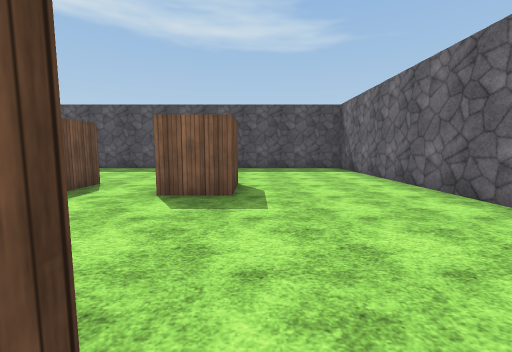
View 1 (above)

21 first-person views from a walk through a 3-D level made in the Unity game engine. The camera is 1.5 m above the floor, tilts 6° down and sees 90° across. The floor is counted in squares, 2 m on a side. Each view is taken from the middle of a square. On the plan, view 1 faces up. The plan holds only what a view shows up to about 9 squares ahead; the rest is blank. The terrain is drawn as flat ground. The player character is not drawn. Surface patterns are stand-ins for the level's own textures.

View 2
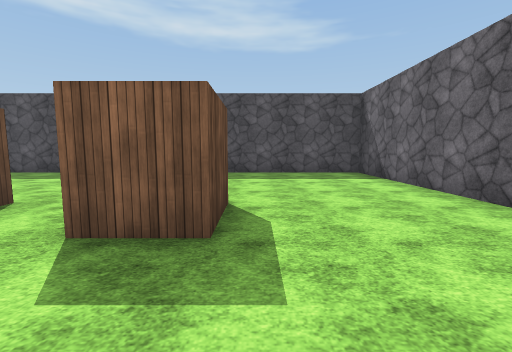

View 3
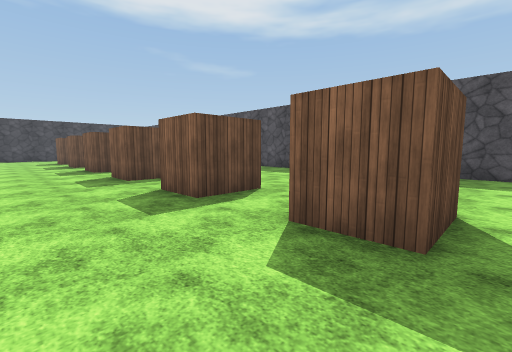

View 4
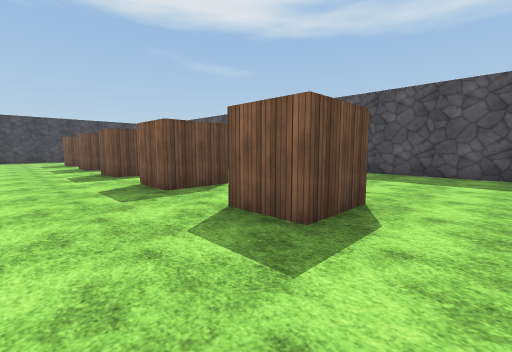

View 5
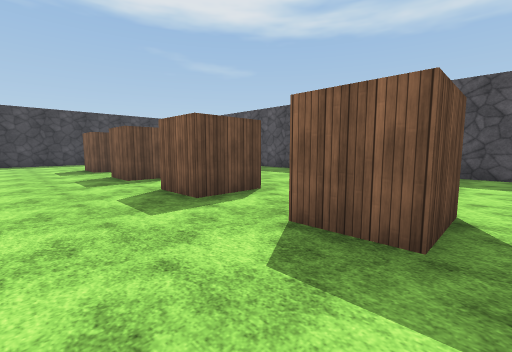

View 6
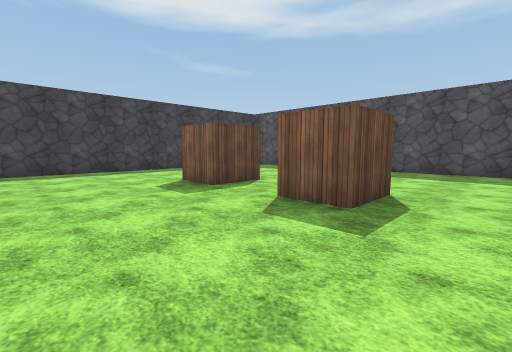

View 7
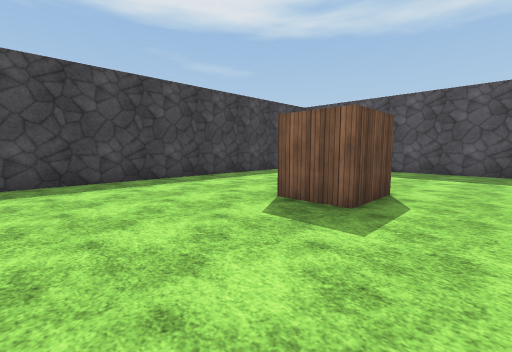

View 8
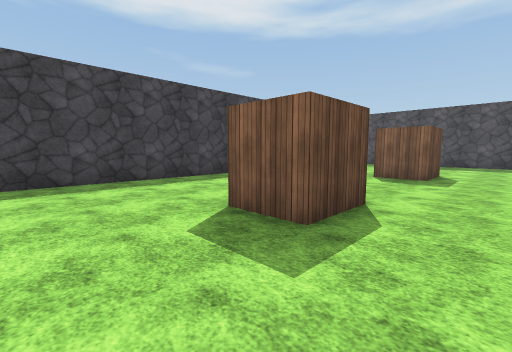

View 9
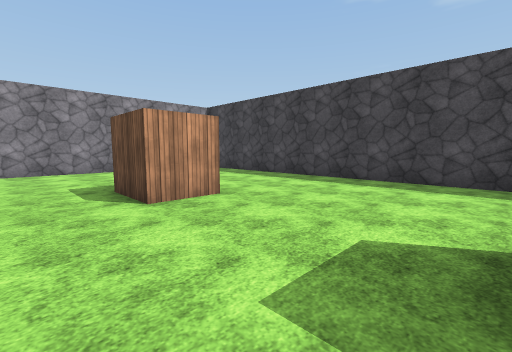

View 10
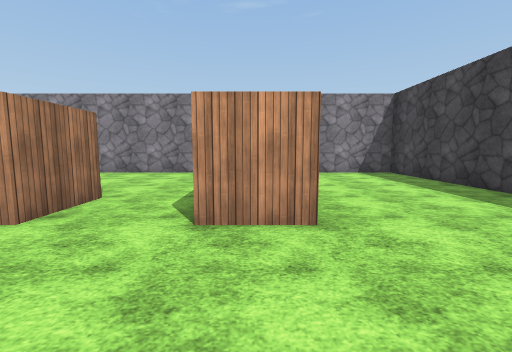

View 11
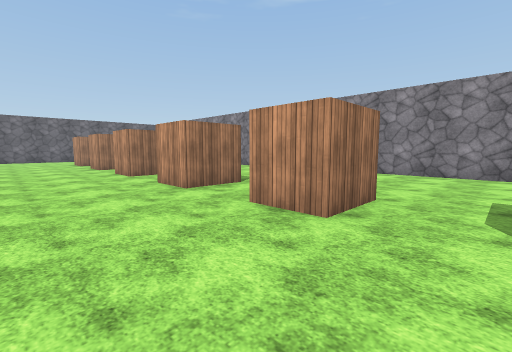

View 12
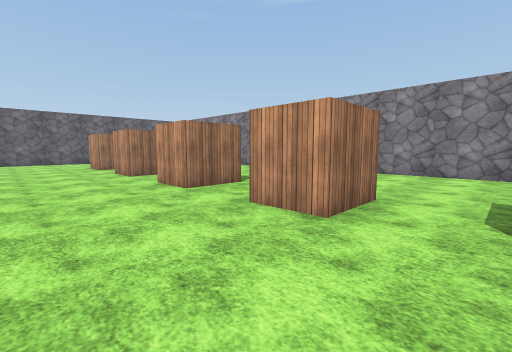

View 13
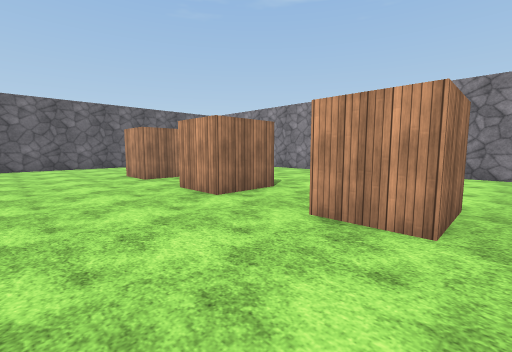

View 14
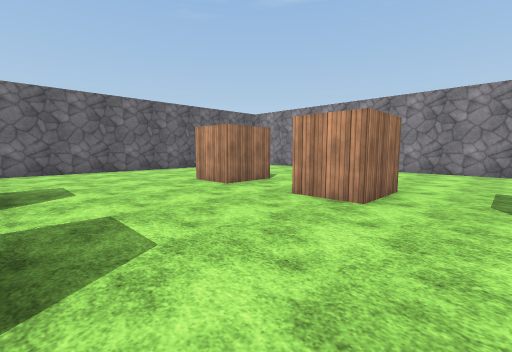

View 15
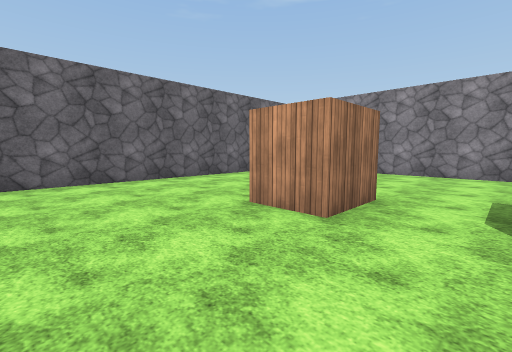

View 16
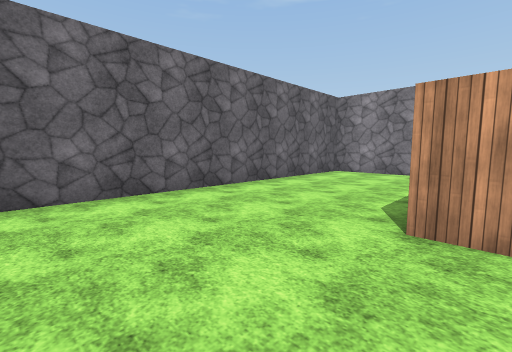

View 17
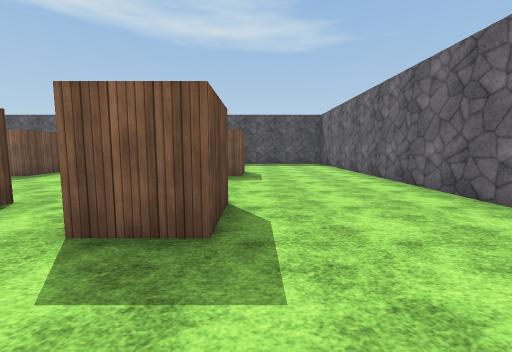

View 18
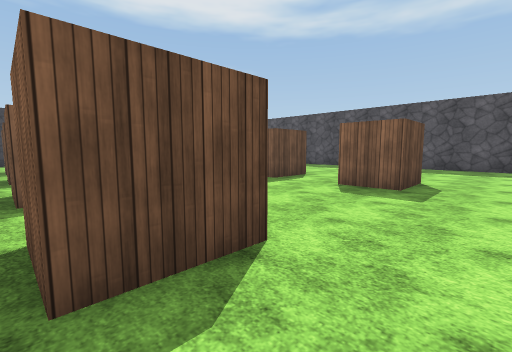

View 19
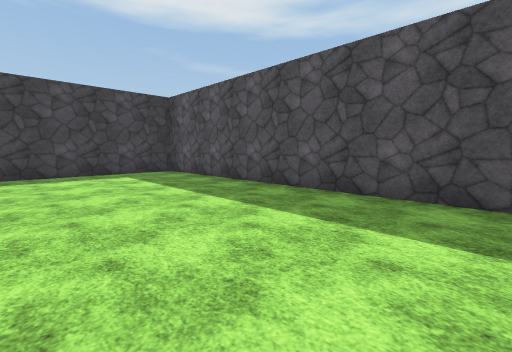

View 20
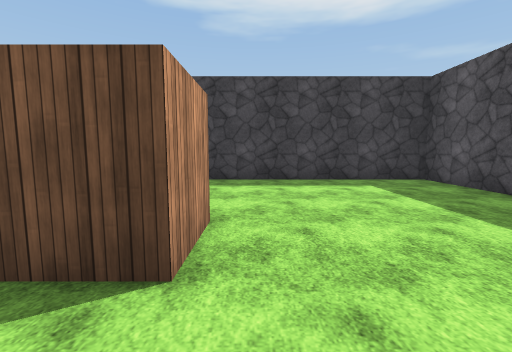

View 21
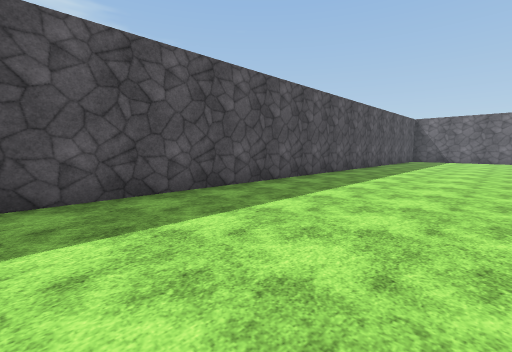

### Floor plan
Points are (right, up) in squares from view 1. A wall is a line through its corners. A room is listed if a view was taken in it or the views show most of it. See-through windows are left out.
Room 1 (views 1, 2, 3, 4, 5, 6, 7, 8, 9, 10, 11, 12, 13, 14, 15, 16, 17, 18, 19, 20, 21)
walls: (-9.4, -0.9) (-10.6, -0.9); (-6.4, 0.6) (-6.4, -0.9) (-7.6, -0.9); (-9.4, 5.6) (-9.4, 4.1) (-10.6, 4.1); (-7.6, -6) (-7.6, -4.5) (-6.4, -4.5); (-6.4, 5.6) (-6.4, 4.1) (-7.6, 4.1); (-10.6, -6) (-10.6, -4.5) (-9.4, -4.5); (-15.4, 0.6) (-15.4, -0.9) (-16.6, -0.9); (-12.4, 5.6) (-12.4, 4.1) (-13.6, 4.1); (-4.6, -6) (-4.6, -4.5) (-3.4, -4.5); (-13.6, -6) (-13.6, -4.5) (-12.4, -4.5); (-3.4, 5.6) (-3.4, 4.1) (-4.6, 4.1); (-0.4, 0.6) (-0.4, -0.9) (-1.6, -0.9); (-16.6, -4.5) (-15.4, -4.5) (-15.4, -6); (-16.6, 5.5) (-15.4, 5.5) (-15.4, 4.1) (-16.6, 4.1); (-1.6, -6) (-1.6, -4.5) (-0.4, -4.5); (-0.4, 5.6) (-0.4, 4.1) (-1.6, 4.1); (-20.3, -10.2) (3.3, -10.2) (3.3, 10.2) (-20.3, 10.2) (-20.3, -10.2)

Where each view was taken, in squares from view 1:
view 1: 0 up, 0 right, facing up
view 2: 2 up, 0 right, facing up
view 3: 2 up, 0 right, facing up-left
view 4: 2 up, 2 left, facing up-left
view 5: 2 up, 6 left, facing up-left
view 6: 1 up, 11 left, facing up-left
view 7: 1 up, 14 left, facing up-left
view 8: 3 down, 14 left, facing up-left
view 9: 1 down, 14 left, facing down-left
view 10: 2 down, 16 left, facing down
view 11: 2 down, 15 left, facing down-right
view 12: 2 down, 12 left, facing down-right
view 13: 2 down, 8 left, facing down-right
view 14: 1 down, 6 left, facing down-right
view 15: 2 down, 3 left, facing down-right
view 16: 2 down, 1 left, facing down-right
view 17: 3 down, 0 right, facing up
view 18: 1 down, 5 left, facing up-left
view 19: 6 up, 12 left, facing up-left
view 20: 6 up, 14 left, facing left
view 21: 6 up, 14 left, facing up-right
